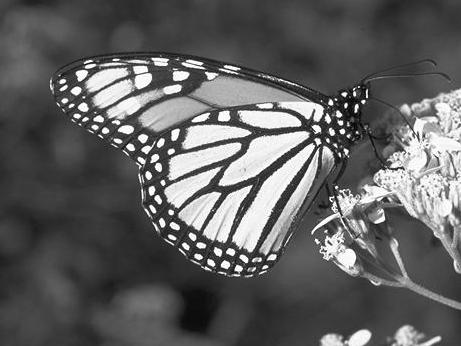
%> input picture lab1/butterfly.jpg, 461 x 346 px
$ octave lab1.m   (GNU Octave 9; MATLAB toolbox functions it lacks are replaced by stand-ins)
%> lines starting %> are read from the running program, lines starting %| are printed output that depends on the picture
### lab1/morlet2dconv.m
function [r,i] = morlet2dconv(im,  sigma, theta)
%MORLET2DCONV - filter im with a morlet kernel
% use fft2 for speed

morlet = morlet2d(sigma,theta);
%fim = fft2(im);
%result = ifft2(fim .* fft2(morlet));
r = conv2(im, real(morlet), 'same');
i = conv2(im, imag(morlet), 'same');
end

### lab1/gaussian2dconv.m
function [ g ] = gaussian2dconv( im, sigma )
%GAUSSIAN2DCONV Summary of this function goes here
%   Detailed explanation goes here
[N,M] = size(im);
[x, y]=meshgrid(1:M, 1:N);
x = x - ceil(M/2) - 1;
y = y - ceil(N/2) - 1;
gaussian = exp(-(x.^2 + y.^2) / (2 * sigma^2)) / (2*pi*sigma^2);
g = real(ifft2(fft2(fftshift(gaussian)).*fft2(im)));
end

### lab1/morlet2d.m
function output = morlet2d(sigma, theta)
% morlet2d - returns the matrix of a morlet filter, meant for convolution via fourier
% transform
% N,M - size of the filter
%

%% init
M = 32;
N= 32;
[x, y]=meshgrid(1:M, 1:N);
x = x - ceil(M/2) - 1;
y = y - ceil(N/2) - 1;
%theta = pi/2-theta;
%% calc
% using 4 sigma for xi
xi = 4*sigma;
gaussian = exp(-(x.^2 + y.^2) / 2 / sigma^2);
dir = x * cos(theta) + y * sin(theta);
occi = exp(1i * dir * 2 * pi / xi);

%% regularization
%c2 = sum(occi(:)) / sum(gaussian(:));

% analytical solution for c2
c2 = exp(-2*pi*pi*sigma*sigma/xi/xi);

output = (occi - c2) .* gaussian;
output = output / sqrt(sum((real(output(:)).^2 + imag(output(:)).^2)));
end

### lab1/lab1.m
bf = im2double(imread('butterfly.jpg'));
%> bf: size 346x461x3 double; min 0, max 1, mean 0.379
if size(bf,3)>1
  bf = rgb2gray(bf);
%> bf: size 346x461 double
end

%%
thetas = [0, pi/6,pi/4,pi/3,pi/2,2*pi/3,3*pi/4,5*pi/6];
sigmas = [1, 3, 6];
rows = size(sigmas,2);
cols = size(thetas,2);
result = zeros([rows cols 2 size(bf,1) size(bf,2)]);
%%colormap(white);
for i = 1:rows
  for j = 1:cols
    [rea,ima] = morlet2dconv(bf, sigmas(i), thetas(j));
%> in morlet2dconv, `r = conv2(im, real(morlet), 'same');`:
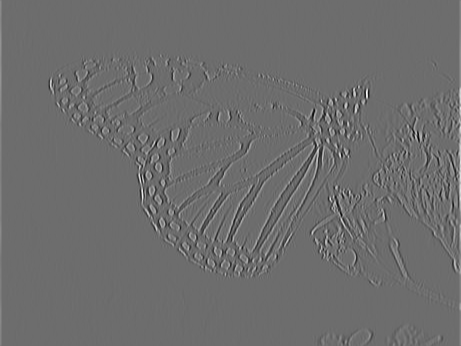
%> r: size 346x461 double; min -0.585, max 0.78, mean 0.00137; drawn with min black and max white
%> in morlet2dconv, `i = conv2(im, imag(morlet), 'same');`:
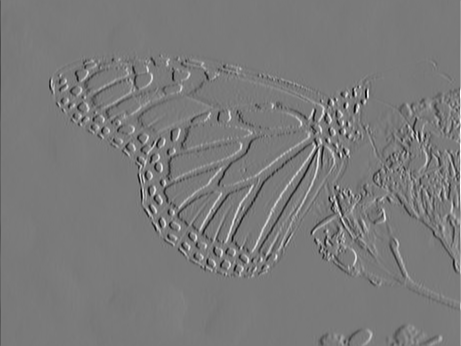
%> i: size 346x461 double; min -0.876, max 0.948, mean -0.000513; drawn with min black and max white
    result(i,j,1,:,:) = rea;
    result(i,j,2,:,:) = ima;
    %%
    figure
    % g = subplot(rows,cols * 2, (i-1) * 2 * cols + 2 * j - 1);
    h = imshow(mat2gray(rea));
    str = sprintf('butterfly-%.2fpi,%d,re.jpg', thetas(j)/pi, sigmas(i));
    title(str);
    saveas(h, str);
    %%
    figure
    % subplot(rows,cols*2,(i-1)*2*cols+2*j);
    str = sprintf('butterfly-%.2fpi,%d,im.jpg', thetas(j)/pi, sigmas(i));
    h = imshow(mat2gray(ima));
    title(str);
    saveas(h, str);
  end
end
%% gaussian blur
figure
gaussianed = gaussian2dconv(bf,5);
%> in gaussian2dconv, `g = real(ifft2(fft2(fftshift(gaussian)).*fft2(im)));`:
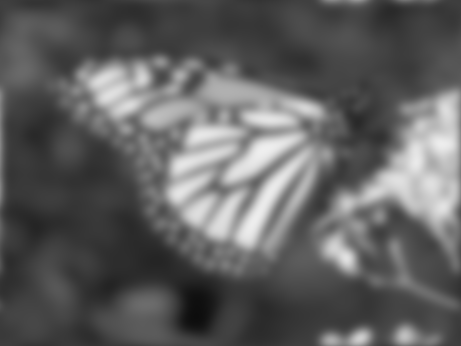
%> g: size 346x461 double; min 0.0537, max 0.938, mean 0.379

imagesc(gaussianed);
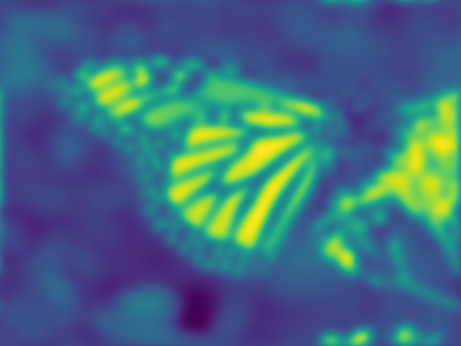
%> displayed picture: size 346x461x3, on the screen's scale of 0 to 255; mean R, G, B 65.9, 108.4, 127.7
h = imshow(mat2gray(gaussianed))
str = sprintf('butterfly-blur.jpg', thetas(j)/pi, sigmas(i));
    title(str);
    saveas(h, str);
%%
